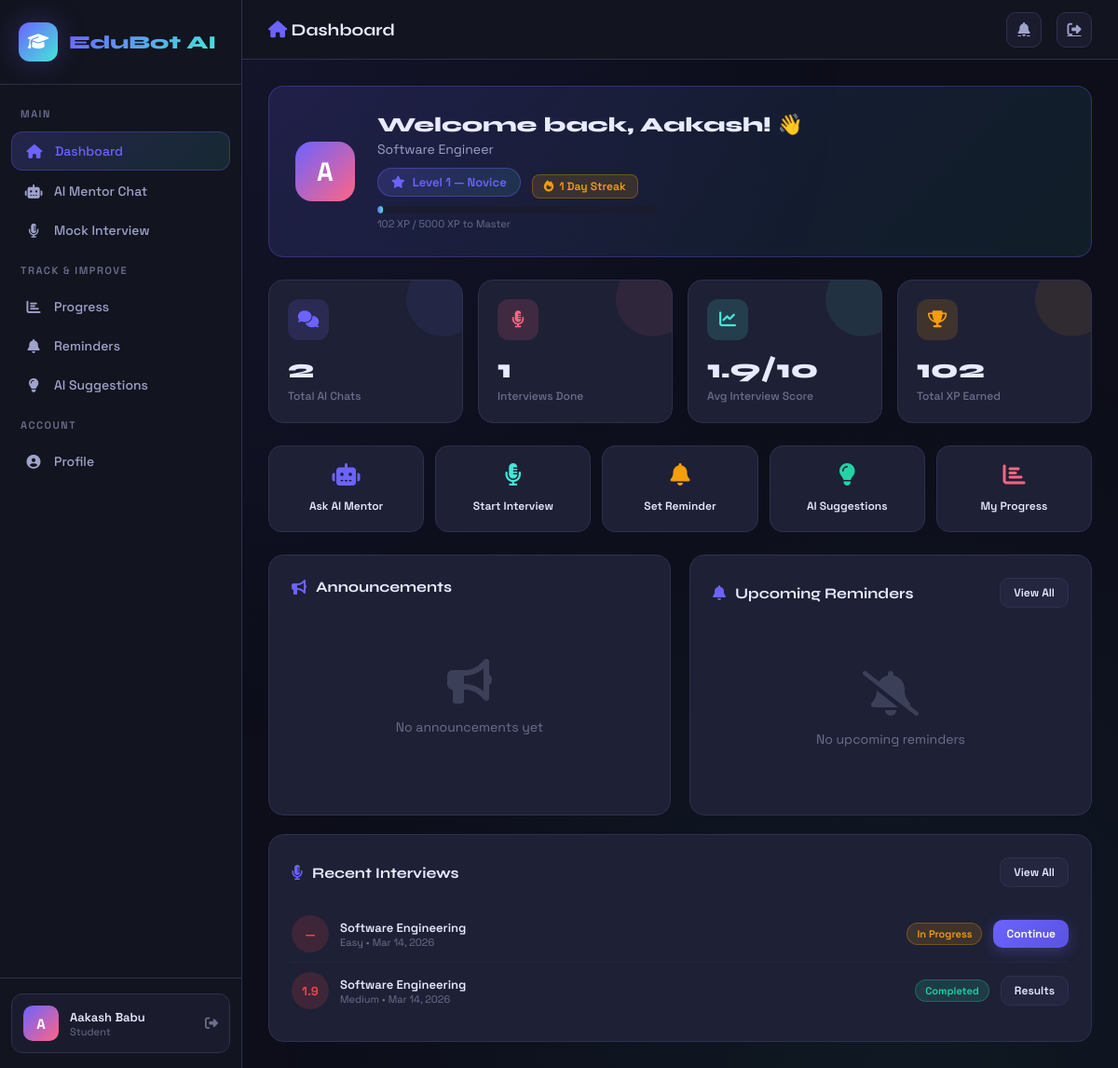
The page /dashboard/ (signed in) on the database its author committed.
### core/models.py (models this page shows, shortened)
class StudentProfile(models.Model):
    SKILL_LEVELS = [('beginner', 'Beginner'), ('intermediate', 'Intermediate'), ('advanced', 'Advanced')]
    user = models.OneToOneField(User, on_delete=models.CASCADE, related_name='student_profile')
    bio = models.TextField(blank=True)
    skill_level = models.CharField(max_length=20, choices=SKILL_LEVELS, default='beginner')
    target_role = models.CharField(max_length=100, blank=True)
    subjects = models.TextField(blank=True, help_text="Comma-separated subjects")
    profile_picture = models.ImageField(upload_to='profiles/', blank=True, null=True)
    created_at = models.DateTimeField(auto_now_add=True)
    total_xp = models.IntegerField(default=0)
    streak_days = models.IntegerField(default=0)
    last_active = models.DateField(null=True, blank=True)
    @property
    def level(self):
        if self.total_xp < 500: return 1
        elif self.total_xp < 1500: return 2
        elif self.total_xp < 3000: return 3
        elif self.total_xp < 5000: return 4
        else: return 5
    @property
    def level_name(self):
        names = {1: 'Novice', 2: 'Explorer', 3: 'Scholar', 4: 'Expert', 5: 'Master'}
        return names[self.level]

class MockInterview(models.Model):
    DOMAINS = [
        ('software_engineering', 'Software Engineering'),
        ('data_science', 'Data Science'),
        ('web_development', 'Web Development'),
        ('machine_learning', 'Machine Learning'),
        ('system_design', 'System Design'),
        ('behavioral', 'Behavioral'),
        ('hr', 'HR Round'),
    ]
    DIFFICULTY = [('easy', 'Easy'), ('medium', 'Medium'), ('hard', 'Hard')]
    STATUS = [('pending', 'Pending'), ('in_progress', 'In Progress'), ('completed', 'Completed')]
    user = models.ForeignKey(User, on_delete=models.CASCADE, related_name='interviews')
    domain = models.CharField(max_length=50, choices=DOMAINS)
    difficulty = models.CharField(max_length=10, choices=DIFFICULTY, default='medium')
    status = models.CharField(max_length=20, choices=STATUS, default='pending')
    overall_score = models.FloatField(null=True, blank=True)
    feedback_summary = models.TextField(blank=True)
    started_at = models.DateTimeField(auto_now_add=True)
    completed_at = models.DateTimeField(null=True, blank=True)
    duration_minutes = models.IntegerField(default=0)
    class Meta:
        ordering = ['-started_at']

### core/views.py (the view)
# urls.py: path('dashboard/', views.dashboard, name='dashboard'),
@login_required
def dashboard(request):
    if request.user.is_staff:
        return redirect('admin_dashboard')
    profile, _ = StudentProfile.objects.get_or_create(user=request.user)
    today = timezone.now().date()
    if profile.last_active != today:
        if profile.last_active and (today - profile.last_active).days == 1:
            profile.streak_days += 1
        elif not profile.last_active or (today - profile.last_active).days > 1:
            profile.streak_days = 1
        profile.last_active = today
        profile.save()
    recent_progress = ProgressRecord.objects.filter(user=request.user)[:5]
    upcoming_reminders = Reminder.objects.filter(user=request.user, is_completed=False,
                                                  due_datetime__gte=timezone.now())[:3]
    recent_interviews = MockInterview.objects.filter(user=request.user)[:3]
    announcements = Announcement.objects.filter(is_active=True)[:3]
    total_interviews = MockInterview.objects.filter(user=request.user, status='completed').count()
    avg_score = MockInterview.objects.filter(user=request.user, status='completed'
                                             ).aggregate(Avg('overall_score'))['overall_score__avg'] or 0
    total_chats = ChatSession.objects.filter(user=request.user).count()
    skills = SkillAssessment.objects.filter(user=request.user)
    ctx = {
        'profile': profile,
        'recent_progress': recent_progress,
        'upcoming_reminders': upcoming_reminders,
        'recent_interviews': recent_interviews,
        'announcements': announcements,
        'total_interviews': total_interviews,
        'avg_score': round(avg_score, 1),
        'total_chats': total_chats,
        'skills': skills,
    }
    return render(request, 'student/dashboard.html', ctx)

### templates/student/dashboard.html (shortened to what this page needs)
{% extends 'base.html' %}
{% block page_title %}<i class="fas fa-home" style="color:var(--primary)"></i> Dashboard{% endblock %}
{% block content %}
<div class="welcome-card">
  <div class="welcome-avatar">{{ request.user.username|first|upper }}</div>
  <div class="welcome-info" style="flex:1">
    <h2>Welcome back, {{ request.user.first_name|default:request.user.username }}! 👋</h2>
    <p>{{ profile.target_role|default:"Let's crush your goals today!" }}</p>
    <div style="display:flex;align-items:center;gap:12px;flex-wrap:wrap;margin-top:8px">
      <div class="level-badge"><i class="fas fa-star"></i> Level {{ profile.level }} — {{ profile.level_name }}</div>
      <div class="streak-badge"><i class="fas fa-fire"></i> {{ profile.streak_days }} Day Streak</div>
    </div>
    <div class="xp-bar-wrap" style="max-width:300px">
      <div class="xp-bar" style="width:{% widthratio profile.total_xp 5000 100 %}%"></div>
    </div>
    <div style="font-size:11px;color:var(--text3);margin-top:4px">{{ profile.total_xp }} XP / 5000 XP to Master</div>
  </div>
</div>
<div class="stats-grid">
  <div class="stat-card blue">
    <div class="stat-icon blue"><i class="fas fa-comments"></i></div>
    <div class="stat-value">{{ total_chats }}</div>
    <div class="stat-label">Total AI Chats</div>
  </div>
  <div class="stat-card pink">
    <div class="stat-icon pink"><i class="fas fa-microphone-alt"></i></div>
    <div class="stat-value">{{ total_interviews }}</div>
    <div class="stat-label">Interviews Done</div>
  </div>
  <div class="stat-card teal">
    <div class="stat-icon teal"><i class="fas fa-chart-line"></i></div>
    <div class="stat-value">{{ avg_score }}/10</div>
    <div class="stat-label">Avg Interview Score</div>
  </div>
  <div class="stat-card gold">
    <div class="stat-icon gold"><i class="fas fa-trophy"></i></div>
    <div class="stat-value">{{ profile.total_xp }}</div>
    <div class="stat-label">Total XP Earned</div>
  </div>
</div>
<div class="quick-actions">
  <a href="{% url 'chatbot' %}" class="quick-btn" style="--color:#6C63FF">
    <i class="fas fa-robot"></i><span>Ask AI Mentor</span>
  </a>
  <a href="{% url 'start_interview' %}" class="quick-btn" style="--color:#43E8D8">
    <i class="fas fa-microphone-alt"></i><span>Start Interview</span>
  </a>
  <a href="{% url 'reminders' %}" class="quick-btn" style="--color:#F59E0B">
    <i class="fas fa-bell"></i><span>Set Reminder</span>
  </a>
  <a href="{% url 'suggestions' %}" class="quick-btn" style="--color:#22D3A5">
    <i class="fas fa-lightbulb"></i><span>AI Suggestions</span>
  </a>
  <a href="{% url 'progress' %}" class="quick-btn" style="--color:#FF6584">
    <i class="fas fa-chart-bar"></i><span>My Progress</span>
  </a>
</div>
<div class="grid-2">
  <div class="card">
    <div class="card-header">
      <div class="card-title"><i class="fas fa-bullhorn"></i> Announcements</div>
    </div>
    {% if announcements %}
      {% for ann in announcements %}
      <div class="announce-item {{ ann.announcement_type }}">
        <div class="announce-title">{{ ann.title }}</div>
        <div style="font-size:12px;color:var(--text2);margin-top:4px">{{ ann.content|truncatechars:80 }}</div>
        <div class="announce-time"><i class="fas fa-clock"></i> {{ ann.created_at|timesince }} ago</div>
      </div>
      {% endfor %}
    {% else %}
      <div class="empty-state"><i class="fas fa-bullhorn"></i><p>No announcements yet</p></div>
    {% endif %}
  </div>
  <div class="card">
    <div class="card-header">
      <div class="card-title"><i class="fas fa-bell"></i> Upcoming Reminders</div>
      <a href="{% url 'reminders' %}" class="btn btn-secondary btn-sm">View All</a>
    </div>
    {% if upcoming_reminders %}
      {% for r in upcoming_reminders %}
      <div class="reminder-item">
        <div class="r-dot" style="background:{% if r.priority == 'high' %}var(--danger){% elif r.priority == 'medium' %}var(--warning){% else %}var(--success){% endif %}"></div>
        <div class="r-info">
          <div class="r-title">{{ r.title }}</div>
          <div class="r-time"><i class="fas fa-clock"></i> {{ r.due_datetime|date:"M d, H:i" }}</div>
        </div>
        <span class="badge badge-{% if r.priority == 'high' %}danger{% elif r.priority == 'medium' %}warning{% else %}success{% endif %}">{{ r.priority }}</span>
      </div>
      {% endfor %}
    {% else %}
      <div class="empty-state"><i class="fas fa-bell-slash"></i><p>No upcoming reminders</p></div>
    {% endif %}
  </div>
</div>
<div class="card" style="margin-top:20px">
  <div class="card-header">
    <div class="card-title"><i class="fas fa-microphone-alt"></i> Recent Interviews</div>
    <a href="{% url 'interview_list' %}" class="btn btn-secondary btn-sm">View All</a>
  </div>
  {% if recent_interviews %}
    {% for iv in recent_interviews %}
    <div class="interview-row">
      <div class="score-circle" style="background:{% if iv.overall_score and iv.overall_score >= 7 %}rgba(34,211,165,0.15){% elif iv.overall_score and iv.overall_score >= 5 %}rgba(245,158,11,0.15){% else %}rgba(239,68,68,0.15){% endif %};color:{% if iv.overall_score and iv.overall_score >= 7 %}var(--success){% elif iv.overall_score and iv.overall_score >= 5 %}var(--warning){% else %}var(--danger){% endif %}">
        {% if iv.overall_score %}{{ iv.overall_score|floatformat:1 }}{% else %}—{% endif %}
      </div>
      <div style="flex:1">
        <div style="font-size:13px;font-weight:600">{{ iv.get_domain_display }}</div>
        <div style="font-size:11px;color:var(--text3)">{{ iv.get_difficulty_display }} • {{ iv.started_at|date:"M d, Y" }}</div>
      </div>
      <span class="badge badge-{% if iv.status == 'completed' %}success{% elif iv.status == 'in_progress' %}warning{% else %}info{% endif %}">{{ iv.get_status_display }}</span>
      {% if iv.status == 'completed' %}
      <a href="{% url 'interview_result' iv.id %}" class="btn btn-secondary btn-sm">Results</a>
      {% elif iv.status == 'in_progress' %}
      <a href="{% url 'interview_session' iv.id %}" class="btn btn-primary btn-sm">Continue</a>
      {% endif %}
    </div>
    {% endfor %}
  {% else %}
    <div class="empty-state">
      <i class="fas fa-microphone-slash"></i>
      <p>No interviews yet. <a href="{% url 'start_interview' %}" style="color:var(--primary)">Start your first mock interview!</a></p>
    </div>
  {% endif %}
</div>
{% endblock %}

### templates/base.html (shortened to what this page needs)
<!DOCTYPE html>
<html lang="en">
<head>
<link rel="stylesheet" href="https://cdnjs.cloudflare.com/ajax/libs/font-awesome/6.5.0/css/all.min.css">
</head>
<body>
{% if user.is_authenticated %}
<aside class="sidebar">
  <div class="sidebar-brand">
    <div class="brand-icon"><i class="fas fa-graduation-cap"></i></div>
    <span class="brand-text">EduBot AI</span>
  </div>
  <nav class="sidebar-nav">
    {% if user.is_staff %}
    <div class="nav-section">
      <div class="nav-label">Admin Panel</div>
      <a href="{% url 'admin_dashboard' %}" class="nav-item {% if request.resolver_match.url_name == 'admin_dashboard' %}active{% endif %}">
        <i class="fas fa-fw fa-chart-pie"></i> Dashboard
      </a>
      <a href="{% url 'admin_students' %}" class="nav-item {% if 'students' in request.path %}active{% endif %}">
        <i class="fas fa-fw fa-users"></i> Students
      </a>
      <a href="{% url 'admin_analytics' %}" class="nav-item {% if 'analytics' in request.path %}active{% endif %}">
        <i class="fas fa-fw fa-chart-line"></i> Analytics
      </a>
    </div>
    {% else %}
    <div class="nav-section">
      <div class="nav-label">Main</div>
      <a href="{% url 'dashboard' %}" class="nav-item {% if request.resolver_match.url_name == 'dashboard' %}active{% endif %}">
        <i class="fas fa-fw fa-home"></i> Dashboard
      </a>
      <a href="{% url 'chatbot' %}" class="nav-item {% if 'chat' in request.path %}active{% endif %}">
        <i class="fas fa-fw fa-robot"></i> AI Mentor Chat
      </a>
      <a href="{% url 'interview_list' %}" class="nav-item {% if 'interview' in request.path %}active{% endif %}">
        <i class="fas fa-fw fa-microphone-alt"></i> Mock Interview
      </a>
    </div>
    <div class="nav-section">
      <div class="nav-label">Track & Improve</div>
      <a href="{% url 'progress' %}" class="nav-item {% if 'progress' in request.path %}active{% endif %}">
        <i class="fas fa-fw fa-chart-bar"></i> Progress
      </a>
      <a href="{% url 'reminders' %}" class="nav-item {% if 'reminder' in request.path %}active{% endif %}">
        <i class="fas fa-fw fa-bell"></i> Reminders
      </a>
      <a href="{% url 'suggestions' %}" class="nav-item {% if 'suggestion' in request.path %}active{% endif %}">
        <i class="fas fa-fw fa-lightbulb"></i> AI Suggestions
      </a>
    </div>
    <div class="nav-section">
      <div class="nav-label">Account</div>
      <a href="{% url 'profile' %}" class="nav-item {% if 'profile' in request.path %}active{% endif %}">
        <i class="fas fa-fw fa-user-circle"></i> Profile
      </a>
    </div>
    {% endif %}
  </nav>
  <div class="sidebar-footer">
    <div class="user-card">
      <div class="user-avatar">{{ user.username|first|upper }}</div>
      <div class="user-info">
        <div class="user-name">{{ user.get_full_name|default:user.username }}</div>
        <div class="user-role">{% if user.is_staff %}Administrator{% else %}Student{% endif %}</div>
      </div>
      <a href="{% url 'logout' %}" class="user-logout" title="Logout"><i class="fas fa-sign-out-alt"></i></a>
    </div>
  </div>
</aside>
<main class="main">
  <div class="topbar">
    <span class="topbar-title">{% block page_title %}Dashboard{% endblock %}</span>
    {% if not user.is_staff %}
    <a href="{% url 'reminders' %}" class="topbar-btn" title="Reminders"><i class="fas fa-bell"></i></a>
    {% endif %}
    <a href="{% url 'logout' %}" class="topbar-btn" title="Logout"><i class="fas fa-sign-out-alt"></i></a>
  </div>
  <div class="content">
    {% block content %}{% endblock %}
  </div>
</main>
{% else %}
{% block auth_content %}{% endblock %}
{% endif %}
</body>
</html>

### templates/student/dashboard.html (style rules this page uses)
.level-badge { display:inline-flex;align-items:center;gap:8px;background:linear-gradient(135deg,rgba(108,99,255,0.2),rgba(67,232,216,0.1));border:1px solid rgba(108,99,255,0.4);border-radius:20px;padding:6px 14px;font-size:13px;font-weight:600;color:var(--primary) }
.xp-bar-wrap { background:var(--bg3);border-radius:6px;height:8px;overflow:hidden;margin-top:8px;position:relative }
.xp-bar { height:100%;background:linear-gradient(90deg,var(--primary),var(--accent));border-radius:6px;transition:width 1s ease }
.welcome-card { background:linear-gradient(135deg,rgba(108,99,255,0.15),rgba(67,232,216,0.08));border:1px solid rgba(108,99,255,0.3);border-radius:var(--radius);padding:28px;margin-bottom:24px;display:flex;align-items:center;gap:24px }
.welcome-avatar { width:64px;height:64px;border-radius:18px;background:linear-gradient(135deg,var(--primary),var(--secondary));display:flex;align-items:center;justify-content:center;font-size:28px;font-weight:800;color:#fff;flex-shrink:0 }
.welcome-info h2 { font-family:'Syne',sans-serif;font-size:22px;font-weight:800 }
.welcome-info p { color:var(--text2);font-size:14px;margin-top:4px }
.streak-badge { display:inline-flex;align-items:center;gap:6px;background:rgba(245,158,11,0.15);border:1px solid rgba(245,158,11,0.3);color:var(--warning);border-radius:8px;padding:4px 12px;font-size:12px;font-weight:600;margin-top:10px }
.quick-actions { display:grid;grid-template-columns:repeat(auto-fit,minmax(140px,1fr));gap:12px;margin-bottom:24px }
.quick-btn { background:var(--card);border:1px solid var(--border);border-radius:14px;padding:18px;text-align:center;text-decoration:none;color:var(--text);transition:.3s;display:block }
.quick-btn i { font-size:24px;margin-bottom:10px;display:block;color:var(--color) }
.quick-btn span { font-size:12px;font-weight:600 }
.interview-row { display:flex;align-items:center;gap:12px;padding:10px 0;border-bottom:1px solid rgba(46,48,80,0.4) }
.interview-row:last-child { border-bottom:none }
.score-circle { width:40px;height:40px;border-radius:50%;display:flex;align-items:center;justify-content:center;font-size:13px;font-weight:700;flex-shrink:0 }

### rows shown on the page
StudentProfile: target_role "Software Engineer", level "1", level_name "Novice", streak_days "1", total_xp "102"
MockInterview: domain "Software Engineering", difficulty "Easy", started_at "Mar 14, 2026", status "In Progress", shows "Continue"
MockInterview: overall_score "1.9", domain "Software Engineering", difficulty "Medium", started_at "Mar 14, 2026", status "Completed", shows "Results"

### other values the page prints
{{ user.username|first|upper }} "A"
{{ user.get_full_name|default:user.username }} "Aakash Babu"
{{ request.user.username|first|upper }} "A"
{{ request.user.first_name|default:request.user.username }} "Aakash"
{{ total_chats }} "2"
{{ total_interviews }} "1"
{{ avg_score }} "1.9"
